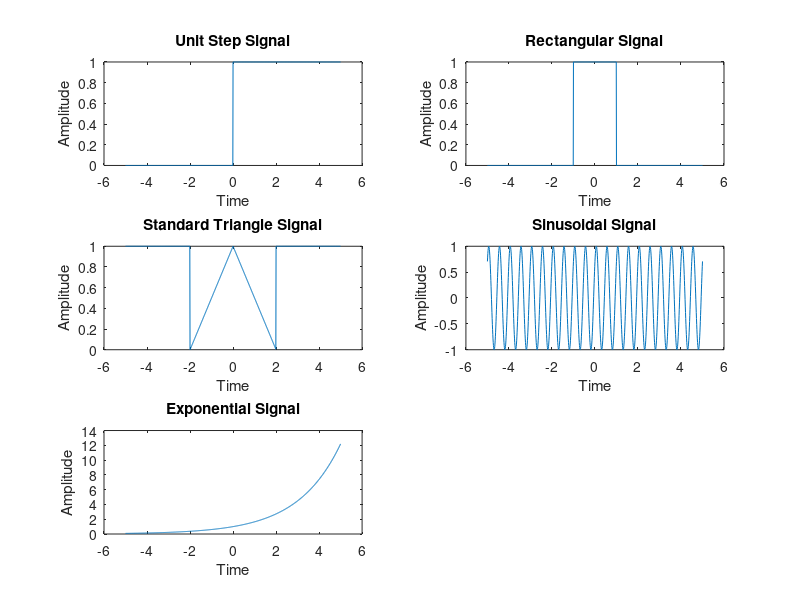

Source code (MATLAB):
% Basic Signals and Signal Graphing

% Define the time range
t = -5:0.01:5;

% Unit Step Signal
u = @(t) (t >= 0);
subplot(3, 2, 1);
plot(t, u(t));
title('Unit Step Signal');
xlabel('Time');
ylabel('Amplitude');

% Rectangular Signal
rect = @(t, T) (u(t + T/2) - u(t - T/2));
subplot(3, 2, 2);
plot(t, rect(t, 2));
title('Rectangular Signal');
xlabel('Time');
ylabel('Amplitude');

% Standard Triangle Signal
tri = @(t, T) (1 - abs(t/T) .* (u(t + T) - u(t - T)));
subplot(3, 2, 3);
plot(t, tri(t, 2));
title('Standard Triangle Signal');
xlabel('Time');
ylabel('Amplitude');

% Sinusoidal Signal
A = 1; % Amplitude
f = 2; % Frequency (Hz)
phi = pi/4; % Phase shift
sinusoidal = A * sin(2 * pi * f * t + phi);
subplot(3, 2, 4);
plot(t, sinusoidal);
title('Sinusoidal Signal');
xlabel('Time');
ylabel('Amplitude');

% Exponential Signal
alpha = 0.5; % Decay constant
exp_signal = exp(alpha * t);
subplot(3, 2, 5);
plot(t, exp_signal);
title('Exponential Signal');
xlabel('Time');
ylabel('Amplitude');
